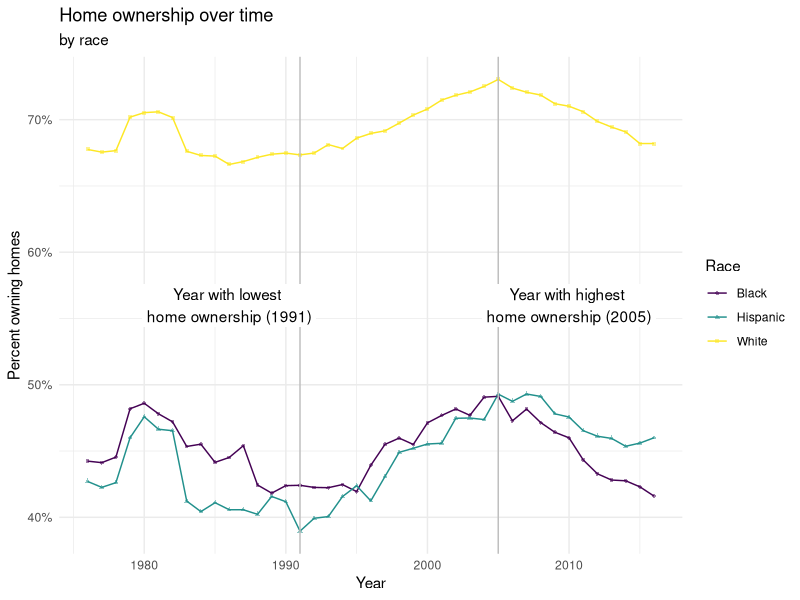
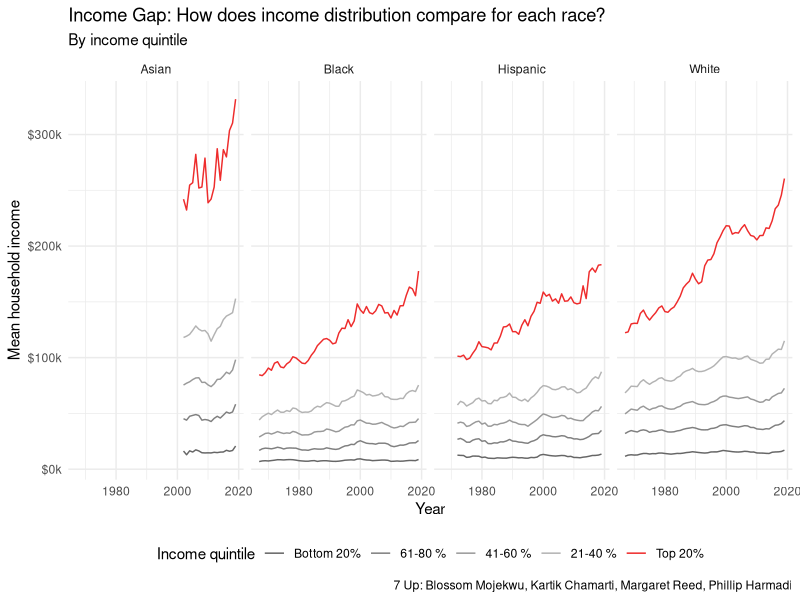
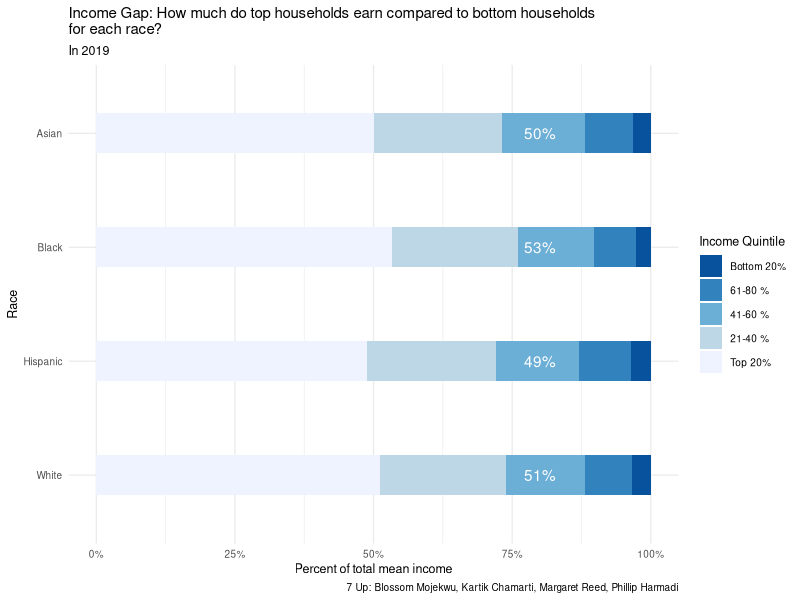

These figures' R source, in order:
## ---- chunk 1
knitr::opts_chunk$set(echo = TRUE)
## ---- chunk 2
library(tidyverse)
library(viridis)
library(dplyr)
# library(gganimate)
## ---- chunk 3
income_mean <- read_csv(file = "../data/income_mean.csv")
home_owner <- read_csv(file = "../data/home_owner.csv")
## ---- chunk 4
lowest_year <- home_owner %>%
  group_by(year) %>%
  summarize(mean_pct_unweighted = mean(home_owner_pct)) %>%
  arrange(mean_pct_unweighted) %>%
  slice(1) %>%
  pull(year)
highest_year <- home_owner %>%
  group_by(year) %>%
  summarize(mean_pct_unweighted = mean(home_owner_pct)) %>%
  arrange(desc(mean_pct_unweighted)) %>%
  slice(1) %>%
  pull(year)  
## ---- chunk 5
home_owner %>%
  ggplot(
    aes(x = year, y = home_owner_pct, color = race, shape = race)
  ) +
  geom_line() +
  geom_point(alpha = 0.5, size = 1) +
  geom_vline(aes(xintercept = lowest_year), color = "grey") +
  geom_vline(aes(xintercept = highest_year), color = "grey") +
  geom_label(x = lowest_year - 5, y = 0.56, 
            label = paste0("Year with lowest \nhome ownership (", lowest_year, ")"), 
            color = "black",
            label.size = NA) +
    geom_label(x = highest_year + 5, y = 0.56, 
            label = paste0("Year with highest \nhome ownership (", highest_year, ")"), 
            color = "black",
            label.size = NA) +
  # gganimate::transition_reveal(year) +
  scale_color_viridis_d() +
  labs(
    x = "Year",
    y = "Percent owning homes",
    color = "Race",
    shape = "Race",
    title = "Home ownership over time",
    subtitle = "by race"
  ) +
  theme_minimal() +
  scale_y_continuous(labels = scales::percent_format(scale = 100))
## ---- chunk 6
income_mean <- income_mean %>%
  filter(!str_detect(race, "Combination"),
         !str_detect(race, "Not Hispanic"),
         !str_detect(race, "All"),
         dollar_type == "2019 Dollars",
         income_quintile != "Top 5%") %>%
  group_by(year, race, income_quintile) %>%
  summarize(income_dollars =  mean(income_dollars)) %>%
  mutate(race = str_remove(race, ',?\\s(.*)'),
         income_quintile = ordered(income_quintile, c("Lowest", "Second", 
                                                      "Middle", "Fourth", 
                                                      "Highest")),
      income_percentile = case_when(
        income_quintile == "Top 5%"   ~ "1st - 5th",
      income_quintile == "Highest"  ~ "Top 20%",
      income_quintile == "Fourth"   ~ "21-40 %",
      income_quintile == "Middle"   ~ "41-60 %",
      income_quintile == "Second"   ~ "61-80 %",
      income_quintile == "Lowest"   ~ "Bottom 20%"),
      income_percentile = ordered(income_percentile, 
                                  c("Bottom 20%", "61-80 %", "41-60 %", "21-40 %", "Top 20%")))
## ---- chunk 7
highest_perc_table <- income_mean %>%
  filter(year == 2019) %>%
  group_by(race) %>%
  transmute(income_quintile, percent = income_dollars/sum(income_dollars)) %>%
  filter(income_quintile == "Highest")
## ---- chunk 8
income_mean %>%
  ggplot(
    aes(x = year, y = income_dollars, color = income_percentile)
  ) +
  geom_line() +
  facet_wrap(.~race, nrow = 1) +
  scale_y_continuous(labels = scales::label_number(big.mark = ",", 
                                                   scale = 0.001, 
                                                   suffix = "k",
                                                   prefix = "$")) +
  scale_color_manual(values = c("grey40", "grey50", "grey60", "grey70", "firebrick2")) +
  labs(
    title = "Income Gap: How does income distribution compare for each race?",
    subtitle = "By income quintile",
    x = "Year", y = "Mean household income", 
    color = "Income quintile",
    caption = "7 Up: Blossom Mojekwu, Kartik Chamarti, Margaret Reed, Phillip Harmadi"
    ) +
  theme_minimal() +
  theme(legend.position = "bottom")
## ---- chunk 9
income_mean %>%
  filter(year == 2019) %>%
  ggplot(mapping = aes(x = income_dollars, 
             y = reorder(race, desc(race)),
             width = 0.35)) + 
  geom_bar(position = "fill", stat = "identity", aes(fill = income_percentile)) +
  geom_text(data = highest_perc_table, aes(y = race, label = paste0(round(percent, 2)*100, "%")),
            x = 0.8, color = "white") +
  scale_fill_brewer(type = "seq", palette = "Blues", direction = -1) +
  labs(
    title = "Income Gap: How much do top households earn compared to bottom households \nfor each race?",
    subtitle = "In 2019",
    x = "Percent of total mean income", y = "Race", 
    fill = "Income Quintile",
    caption = "7 Up: Blossom Mojekwu, Kartik Chamarti, Margaret Reed, Phillip Harmadi"
    ) +
  scale_colour_viridis_d() +
  scale_x_continuous(labels = scales::percent_format(scale = 100)) +
  theme_minimal(base_size = 10) +
  theme(text = element_text(size = 9))
